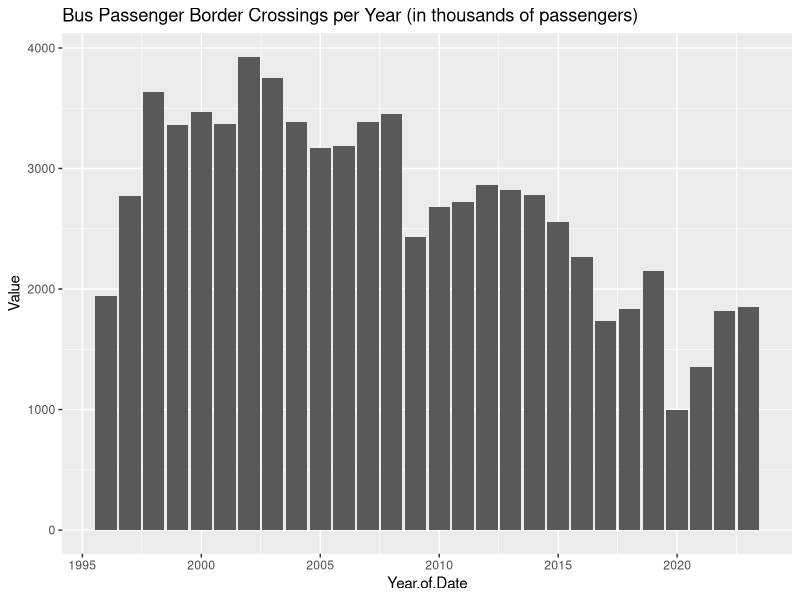
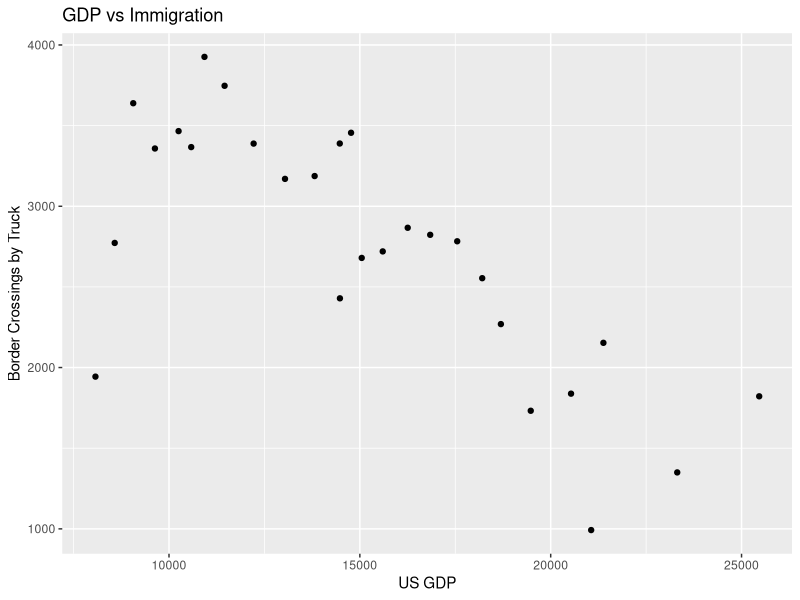

R code for these plots, in order:
## ---- chunk 1
library(readxl)
library(ggplot2)
gdp <- read.csv("Country_GDP.csv")
borders <- read.csv("bordercrossing.csv")
## ---- chunk 2
buspassengers = borders[borders$Measure == "Bus Passengers",]
buspassengers$Value = buspassengers$Value/1000
result = aggregate(Value ~ Year.of.Date, data = buspassengers, FUN = sum)
result
ggplot(result, aes(x = Year.of.Date, y = Value)) +
  geom_bar(stat = "identity") +
  labs(title = "Bus Passenger Border Crossings per Year (in thousands of passengers)", x = "Year.of.Date", y = "Value")
## ---- chunk 3
usgdp = unlist(gdp[gdp["Country.Name"]=="United States",c("X1996", "X1997", "X1998", "X1999", "X2000", "X2001", "X2002", "X2003", "X2004", "X2005", "X2006", "X2007", "X2008", "X2009", "X2010", "X2011", "X2012", "X2013", "X2014", "X2015", "X2016", "X2017", "X2018", "X2019", "X2020", "X2021", "X2022")])
## ---- chunk 4
ggplot() +
  geom_point(aes(x = usgdp/1000000000, y = head(result$Value, -1))) +
  labs(title = "GDP vs Immigration", x = "US GDP", y = "Border Crossings by Truck")

